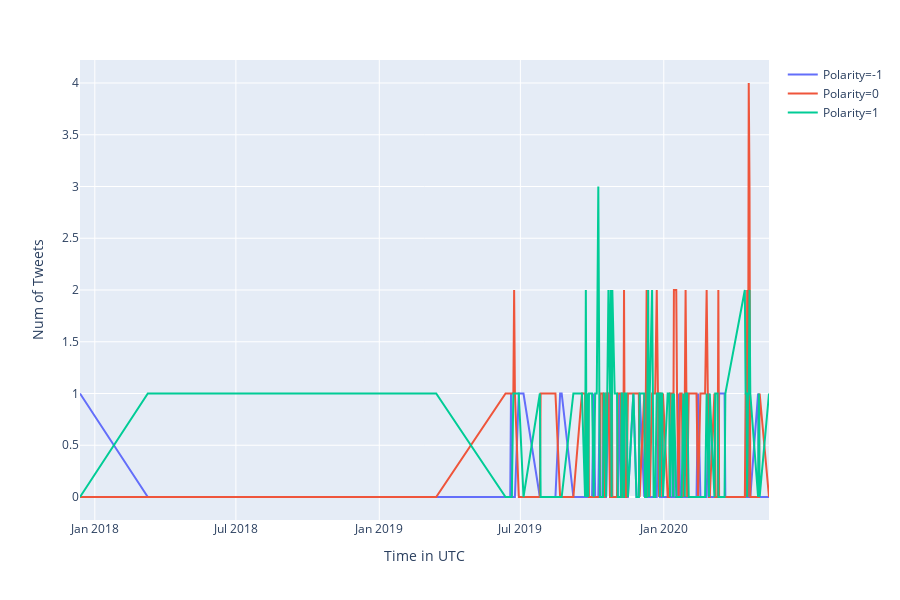

The cell this chart's notebook holds for it:
### Code cell
###################################################################
#Graph shows the sentiment of tweets liked by you throughout the year. 
#Polarity 0 = Neutral Sentiment
#Polarity 1 = Positive Sentiment
#Polarity -1 = Negative Sentiment
###################################################################
data=list()
tweettext=list()
for i in fav_tweets:
    tweettext.append(i.text)

tweetProcessor = PreProcessTweets()
preprocessedtweets = tweetProcessor.processTweets(tweettext)

for i in range(len(preprocessedtweets)):
  #  try:
    li=list()
    li.append(fav_tweets[i].id)
    li.append(fav_tweets[i].created_at)
#    datetime_object = datetime.strptime(tweet[i].date.strftime('%Y-%m-%d'), '%Y-%m-%d')
 #   li.append(datetime_object)
    blob=TextBlob(preprocessedtweets[i])  
    if blob.sentiment.polarity == 0:
        li.append(0)
    if blob.sentiment.polarity < 0:
        li.append(-1)
    if blob.sentiment.polarity > 0:
        li.append(1)
    data.append(li)
#     except:
#         continue



df = pd.DataFrame(data, columns = ['id','Date', 'Polarity']) 

import plotly.express as px
def tseries(df):
    result = df.groupby([pd.Grouper(key='Date', freq='1D'), 'Polarity']).count().unstack(fill_value=0).stack().reset_index()
    result = result.rename(columns={"id": "Num of Tweets", "Date":"Time in UTC"})
    time_series = result["Time in UTC"][result['Polarity']==0].reset_index(drop=True)
    fig = px.line(result, x='Time in UTC', y="Num of Tweets", color='Polarity')
    fig.show()

tseries(df)
